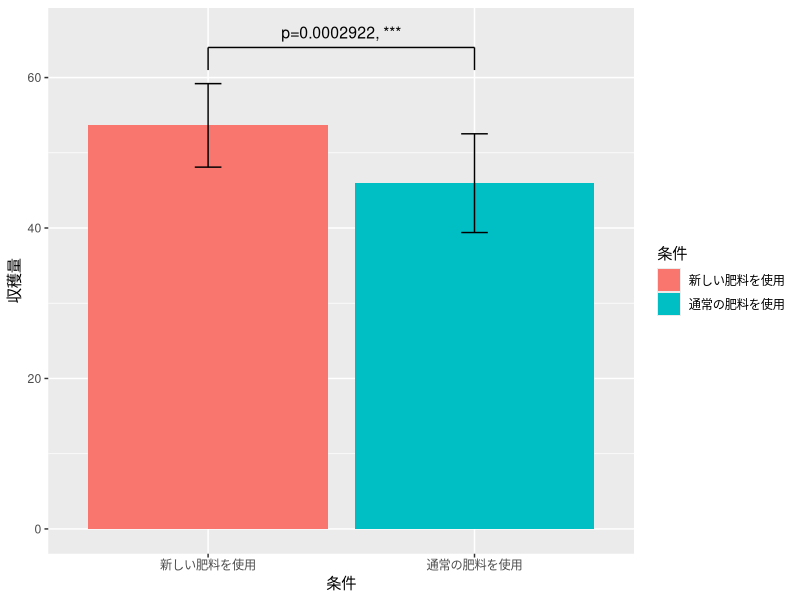
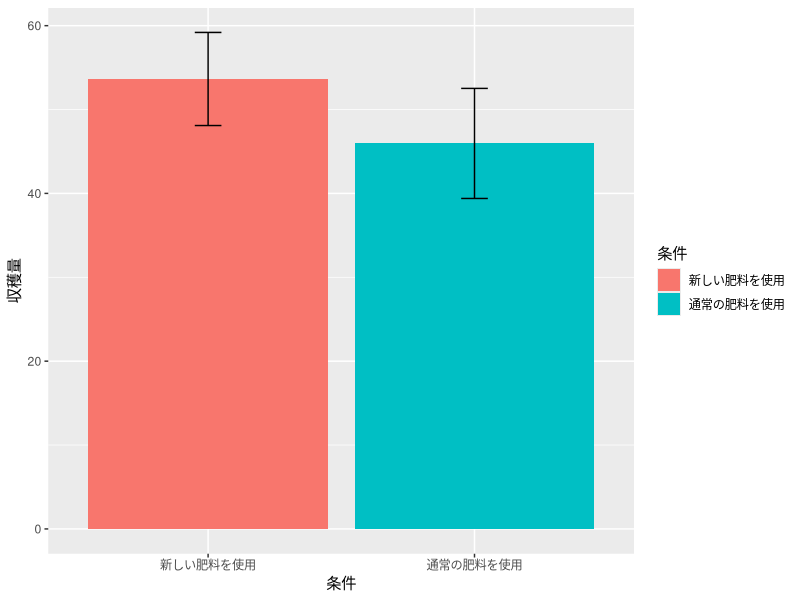
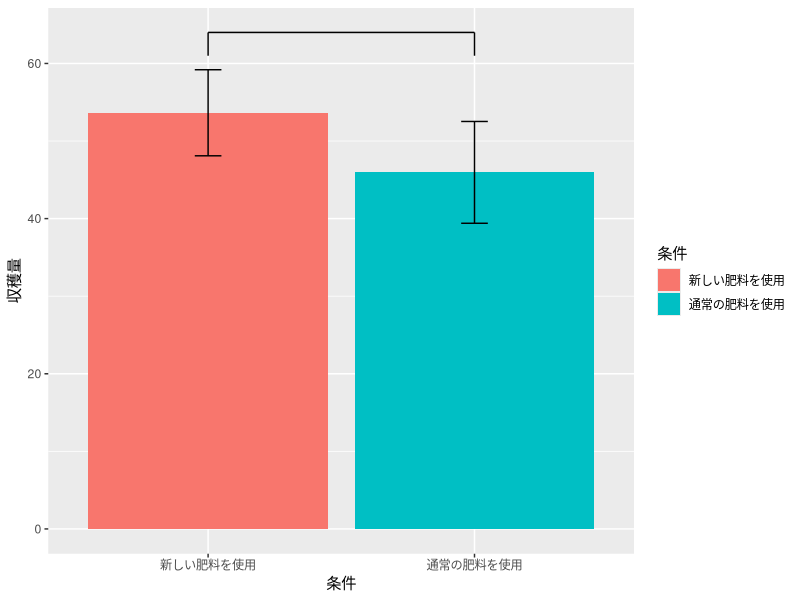
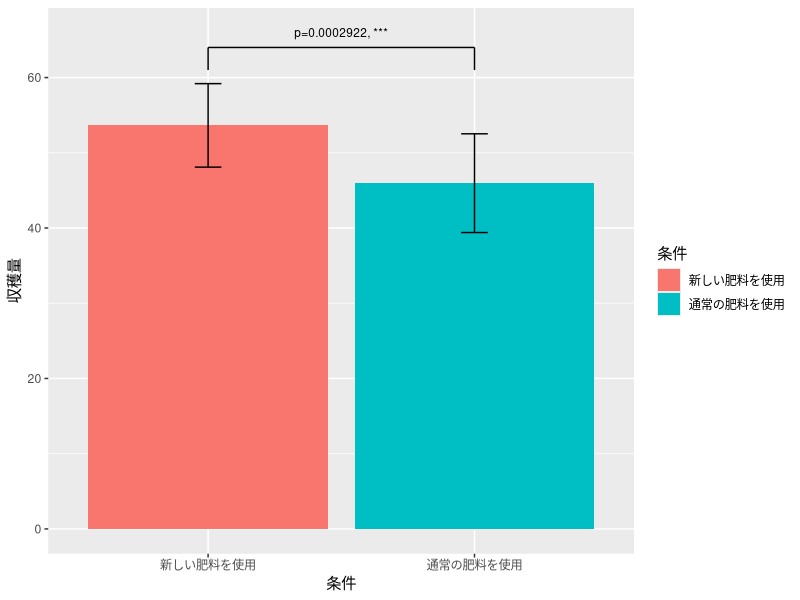
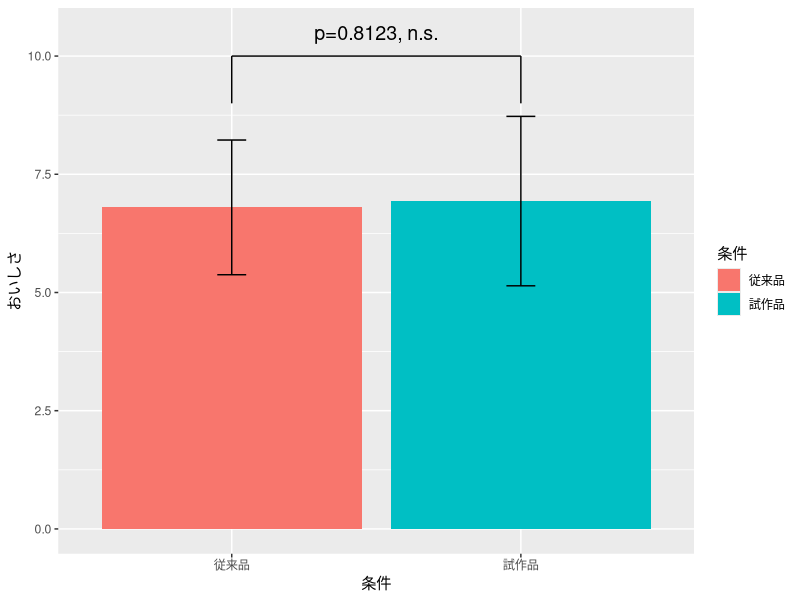

Generate these figures, in order, with R: (Note: this script raises an error after producing the figures.)
## ---- chunk 1
knitr::opts_chunk$set(echo = TRUE)
## ---- chunk 2
mydata_ttest <- read.csv( # データ読み込み オブジェクト名は自由につけてよい
# データは以下の設定ではpracticeというフォルダに入っているコトになっているが、
# 特にそうしたフォルダに入れていない場合には ./example_ttest.csv とすればよい。
  "./practice/example_ttest.csv", 
  header=T, 
  fileEncoding="UTF8"
)　

# もしデータの内容を確認したければ、
# 右上ペインのEvironmentのmydataをクリックするか、
# 以下のコマンドを実行。
# view(mydata)

t.test(mydata_ttest$新しい肥料を使用, mydata_ttest$通常の肥料を使用)

## ---- chunk 3
mydata_ttest_paired <- read.csv(
  "./practice/example_ttest_paired.csv", 
  header=T, 
  fileEncoding="UTF8"
) # データ読み込み
# もしデータの内容を確認したければ、右上ペインのEvironmentのmydataをクリックするか、以下のコマンドを実行。
# view(mydata)

t.test(mydata_ttest_paired$従来品, mydata_ttest_paired$試作品, paired=TRUE)

## ---- chunk 4
library(tidyverse) # pivot_longer関数を使うにはtidyverseを読み込む必要がある

# ロング形式のデータを作成
long_data <- pivot_longer(
  mydata_ttest,
  cols=colnames(mydata_ttest),
  names_to = "肥料",
  values_to= "収穫量" #測定変数に与える列名
)

# 肥料列を要因型に変換
long_data$肥料 <- as.factor(long_data$肥料)

# 内容確認
summary(long_data)

#t検定
t.test(収穫量~肥料, long_data)
## ---- chunk 5
# 平均値の算出
平均<-aggregate(収穫量~肥料, long_data, mean)
# 標準偏差の算出
標準偏差<-aggregate(収穫量~肥料, long_data, sd)

#データフレームの作成
mydf <- data.frame(
  条件=平均$肥料,
  収穫量=平均$収穫量,
  標準偏差=標準偏差$収穫量
)

# ggplotで棒グラフを表示
g<- ggplot(data=mydf)+ 
  geom_bar(aes(x=条件, y=収穫量, fill=条件), stat="identity")+
  geom_errorbar(aes(x=条件, ymin=収穫量-標準偏差, ymax=収穫量+標準偏差, width=0.1))+
  annotate("segment",x=1, xend=1, y=61, yend=64)+
  annotate("segment",x=1, xend=2, y=64, yend=64)+
  annotate("segment",x=2, xend=2, y=61, yend=64)+
  annotate("text",x=1.5, y=66, label="p=0.0002922, ***", size=4)
plot(g)
## ---- chunk 6
## ロング形式のデータを作成
long_data <- pivot_longer(
  mydata_ttest_paired,
  cols=colnames(mydata_ttest_paired),
  names_to = "食パン",
  values_to= "評価" #測定変数に与える列名
)

# 確認
long_data$食パン <- as.factor(long_data$食パン)
summary(long_data)
 
# ロングデータからの食パンごとのデータを取り出し
data1 <- filter(long_data, 食パン=="従来品")
data2 <- filter(long_data, 食パン=="試作品")


# t検定
t.test(data1$評価, data2$評価, paired=TRUE)


## ---- chunk 7
library(ggplot2) # ggplotを使うためにはまずこのライブライを読み込んでおく必要がある

#まずは両群の平均と標準偏差を算出する。
mymean_new <- mean(mydata_ttest$新しい肥料を使用)
mymean_old <- mean(mydata_ttest$通常の肥料を使用)
mysd_new <- sd(mydata_ttest$新しい肥料を使用)
mysd_old <- sd(mydata_ttest$通常の肥料を使用)

mydf <- data.frame(
  条件=c("新しい肥料を使用", "通常の肥料を使用"),
  収穫量=c(mymean_new, mymean_old),
  標準偏差=c(mysd_new, mysd_old)
)

# ggplotで棒グラフを表示　
g <- ggplot(data=mydf)+ 
  geom_bar(aes(x=条件, y=収穫量, fill=条件), stat="identity")+
  geom_errorbar(aes(x=条件, ymin=収穫量-標準偏差, ymax=収穫量+標準偏差, width=0.1))
plot(g)
## ---- chunk 8
#エラーバーの上に実線を引く
g <- g + 
  annotate("segment",x=1, xend=1, y=61, yend=64)+
  annotate("segment",x=1, xend=2, y=64, yend=64)+
  annotate("segment",x=2, xend=2, y=61, yend=64)

plot(g)
## ---- chunk 9
# 各傘の上に
g <- g+annotate("text",x=1.5, y=66, label="p=0.0002922, ***", size=3)
plot(g)
## ---- chunk 10
#まずは両群の平均と標準偏差を算出する。
mymean_new <- mean(mydata_ttest_paired$試作品)
mymean_old <- mean(mydata_ttest_paired$従来品)
mysd_new <- sd(mydata_ttest_paired$試作品)
mysd_old <- sd(mydata_ttest_paired$従来品)

# データフレームの作成
mydf <- data.frame(
  条件=c("試作品", "従来品"),
  おいしさ=c(mymean_new, mymean_old),
  標準偏差=c(mysd_new, mysd_old)
)

# ggplotで棒グラフを表示
g<- ggplot(data=mydf)+ 
  geom_bar(aes(x=条件, y=おいしさ, fill=条件), stat="identity")+
  geom_errorbar(aes(x=条件, ymin=おいしさ-標準偏差, ymax=おいしさ+標準偏差, width=0.1))+
  annotate("segment",x=1, xend=1, y=9, yend=10)+
  annotate("segment",x=1, xend=2, y=10, yend=10)+
  annotate("segment",x=2, xend=2, y=9, yend=10)+
  annotate("text",x=1.5, y=10.5, label="p=0.8123, n.s.", size=5)
plot(g)

## ---- chunk 11
#./practice/example_vartest.csvの作成
set.seed(42)
num_samples <- 20
before_change <- round(rnorm(num_samples, mean = 100, sd = 5),2)
after_change <- round(rnorm(num_samples, mean = 100, sd = 10),2)
data <- tibble(
  工程変更前 = before_change,
  工程変更後 = after_change
)

write_csv(data, "./practice/example_vartest.csv")
## ---- chunk 12
mydata_vartest <- read.csv(
  "./practice/example_vartest.csv", 
  header=T, 
  fileEncoding="UTF8"
) # データ読み込み

var.test(mydata_vartest$工程変更前, mydata_vartest$工程変更後)

## ---- chunk 13
#ワイド形式からロング形式に変換
long_data_vartest <- pivot_longer(
  mydata_vartest,
  cols=colnames(mydata_vartest)[],
  names_to = "工程",
  values_to= "重量" #測定変数に与える列名
) 

# 工程を要因型（要因型）に変換
long_data_vartest$工程 <- as.factor(long_data_vartest$工程)

# F検定の実施
var.test(重量~工程, long_data_vartest)
## ---- chunk 14
#./practice/example_chisq.csvの作成
set.seed(42)
num_samples <- 100
性別 <- rbinom(num_samples, 1, 0.5)
合否 <- rbinom(num_samples, 1, 0.4)
data <- tibble(
  性別 = 性別,
  合否 = 合否,
)
write_csv(data, "./practice/example_chisq.csv")

## ---- chunk 15
mydata_chisq <- read.csv(
  "./practice/example_chisq.csv", 
  header=T, 
  fileEncoding="UTF8"
) # データ読み込み

mydata_chisq$合否 <- as.factor(mydata_chisq$合否)
mydata_chisq$性別 <- as.factor(mydata_chisq$性別)
summary(mydata_chisq)

#クロス集計表の作成 
# クロス集計表にはtable()関数を用いる.引数には行，列に割り振りたい要因を与える．
# 以下のように引数に名前を与えることもできる．
cross_table <- table("性別"=mydata_chisq$性別, "合否"=mydata_chisq$合否)
cross_table

#カイ二乗検定
chisq.test(cross_table)
## ---- chunk 16
#./practice/example_fisher.csv
set.seed(2)
num_samples <- 50
珈琲 <- c(rep(1,35),rep(0,15))
甘味 <- c(rbinom(35, 1, 0.6),rbinom(15, 1, 0.1))
data <- tibble(
  珈琲 = 珈琲,
  甘味 = 甘味,
)
write_csv(data, "./practice/example_fisher.csv")

## ---- chunk 17
mydata_fisher <- read.csv(
  "./practice/example_fisher.csv", 
  header=T, 
  fileEncoding="UTF8"
) # データ読み込み

mydata_fisher$珈琲 <- as.factor(mydata_fisher$珈琲)
mydata_fisher$甘味 <- as.factor(mydata_fisher$甘味)
summary(mydata_fisher)

#クロス集計表の作成
cross_table <- table("珈琲"=mydata_fisher$珈琲, "甘味"=mydata_fisher$甘味)
cross_table

#Fisherの正確確率検定
fisher.test(cross_table)
## ---- chunk 18
mydata_chisq <- read.csv(
  "./practice/example_chisq.csv", 
  header=T, 
  fileEncoding="UTF8"
) # データ読み込み

mydata_chisq$合否 <- as.factor(mydata_chisq$合否)
mydata_chisq$性別 <- as.factor(mydata_chisq$性別)
summary(mydata_chisq)

#男性0の合格1の数
# sum関数は条件に合うデータの数を返す関数
mx<-sum(mydata_chisq$性別==0 & mydata_chisq$合否==1)
# 他のも以下の書き方をしてもよい．
# d_m_s<- filter(mydata_chisq, 性別==0 & 合否==1) 
# mx<- nrow(d_m_s)

#男性0の総数
mn<-sum(mydata_chisq$性別==0)
# d_m<- filter(mydata_chisq, 性別==0)
# mn<- nrow(d_m)


#女性1の合格1の数
fx<-sum(mydata_chisq$性別==1 & mydata_chisq$合否==1)
#女性1の総数
fn<-sum(mydata_chisq$性別==1)
## ---- chunk 19
# それぞれの成功数と試行数をベクトルにする わかりやすさのため名前付きベクトルにしておく
success <- c(男性合格者=mx, 女性合格者=fx) 
total <- c(男性受験者=mn, 女性受験者=fn)
# 確認のためそれぞれの合格率を算出
print(success/total)

prop.test(success,total)
## ---- chunk 20
#./practice/example_multcomp.csvの作成
set.seed(34)
num_samples <- 62
Date <- seq.Date(from = as.Date("2024-07-01"), by = "day", length.out = num_samples)
A <- round(rnorm(num_samples, mean = 0.08, sd = 0.02),4)
B <- round(rnorm(num_samples, mean = 0.05, sd = 0.003),4)
C <- round(rnorm(num_samples, mean = 0.06, sd = 0.004),4)

data <- tibble(
  Date = Date,
  A = A,
  B = B,
  C = C
)
write_csv(data, "./practice/example_multcomp.csv")

## ---- chunk 21
mydata_multcomp <- read.csv(
  "./practice/example_multcomp.csv", 
  header=T, 
  fileEncoding="UTF8"
) # データ読み込み

# データの確認
head(mydata_multcomp)

# AとBの比較
res_A_B<-t.test(mydata_multcomp$A, mydata_multcomp$B)
print(res_A_B)

# BとCの比較
res_B_C<-t.test(mydata_multcomp$B, mydata_multcomp$C)
print(res_B_C)

# CとAの比較
res_C_A<-t.test(mydata_multcomp$C, mydata_multcomp$A)
print(res_C_A)

# 各P値をベクトルにまとめる．
# それぞれのP値は$p.valueで取得できる
# わかりやすさのため，名前付きベクトルにしている．
P_values <- c(
  AとB=res_A_B$p.value, 
  BとC=res_B_C$p.value, 
  CとA=res_C_A$p.value
  )

print(P_values)

# 多重比較のP値の補正
p.adjust(P_values, method="bonferroni")


## ---- chunk 22
#./practice/example_multcomp_var.csvの作成
set.seed(42)
num_samples <- 20
工程A <- rnorm(num_samples, mean = 100, sd = 5)
工程B <- rnorm(num_samples, mean = 110, sd = 5)
工程C <- rnorm(num_samples, mean = 105, sd = 5)

data <- tibble(
  工程A = 工程A,
  工程B = 工程B,
  工程C = 工程C
)
write_csv(data, "./practice/example_multcomp_var.csv")
## ---- chunk 23
mydata_multcomp_var <- read.csv(
  "./practice/example_multcomp_var.csv",
  header=T,
  fileEncoding="UTF8"
) # データ読み込み

# データの確認
head(mydata_multcomp_var)

#分散の一対比較
res_AB <- var.test(mydata_multcomp_var$工程A, mydata_multcomp_var$工程B)
res_BC <- var.test(mydata_multcomp_var$工程B, mydata_multcomp_var$工程C)
res_CA <- var.test(mydata_multcomp_var$工程C, mydata_multcomp_var$工程A)

#P値をベクトルにまとめる
P_values_var <- c(
  AとB=res_AB$p.value, 
  BとC=res_BC$p.value, 
  CとA=res_CA$p.value
)
print(P_values_var) #P値の確認

#P値の補正
p.adjust(P_values_var, method = "holm")

# 参考：補正前のP値
p.adjust(P_values_var, method = "none")
## ---- chunk 24
#./practice/example_multcomp_prop.csvの作成
set.seed(42)
num_samples <- 1000
工程A <- rbinom(num_samples, 1, 0.05)
工程B <- rbinom(num_samples, 1, 0.1)
工程C <- rbinom(num_samples, 1, 0.12)

工程A <- recode(工程A, `0`="良", `1`="不良")
工程B <- recode(工程B, `0`="良", `1`="不良")
工程C <- recode(工程C, `0`="良", `1`="不良")

data <- tibble(
  工程A = 工程A,
  工程B = 工程B,
  工程C = 工程C
)

write_csv(data, "./practice/example_multcomp_prop.csv")
## ---- chunk 25
mydata_multcomp_prop <- read.csv(
  "./practice/example_multcomp_prop.csv",
  header=T,
  fileEncoding="UTF8"
) # データ読み込み

# データの確認
mydata_multcomp_prop$工程A <- as.factor(mydata_multcomp_prop$工程A)
mydata_multcomp_prop$工程B <- as.factor(mydata_multcomp_prop$工程B)
mydata_multcomp_prop$工程C <- as.factor(mydata_multcomp_prop$工程C)
head(mydata_multcomp_prop)

#各工程の不良品数の取得
N_A_bad <- sum(mydata_multcomp_prop$工程A=="不良")
# 他にも以下のような書き方もある．
# その1
# res_A <- table(mydata_multcomp_prop$工程A)
# A_bad <- res_A["不良"]
# その2
# A_bad <- filter(mydata_multcomp_prop, 工程A=="不良")
# N_A <- nrow(A_bad)

N_B_bad <- sum(mydata_multcomp_prop$工程B=="不良")
N_C_bad <- sum(mydata_multcomp_prop$工程C=="不良")

#各工程の総数の取得 今回の場合最初から
#それぞれ1000件であることはわかっているが
#Rのコードで取得する
# 与えているのがベクトルデータなのでnrowではなくlegnth関数をつかう
N_A <- length(mydata_multcomp_prop$工程A)
N_B <- length(mydata_multcomp_prop$工程B)
N_C <- length(mydata_multcomp_prop$工程C)

#比率の検定
res_AB <- prop.test(c(N_A_bad, N_B_bad), c(N_A, N_B))
res_BC <- prop.test(c(N_B_bad, N_C_bad), c(N_B, N_C))
res_CA <- prop.test(c(N_C_bad, N_A_bad), c(N_C, N_A))

#P値をベクトルにまとめる
P_values_prop <- c(
  AとB=res_AB$p.value, 
  BとC=res_BC$p.value, 
  CとA=res_CA$p.value
)
print(P_values_prop) #P値の確認

#P値の多重比較のための補正
p.adjust(P_values_prop, method = "holm")
## ---- chunk 26
mydata_multcomp <- read.csv(
  "./practice/example_multcomp.csv", 
  header=T, 
  fileEncoding="UTF8"
) # データ読み込み

#ワイド形式からロング形式に変換
mydata_multcomp_long <- pivot_longer(
  mydata_multcomp,
  cols=colnames(mydata_multcomp)[2:4],
  names_to = "広告",
  values_to= "クリック率" #測定変数に与える列名
)

#平均と標準偏差の確認
aggregate(クリック率~広告, data=mydata_multcomp_long, FUN=mean)
aggregate(クリック率~広告, data=mydata_multcomp_long, FUN=sd)

#多重比較の実施
pairwise.t.test(mydata_multcomp_long$クリック率, mydata_multcomp_long$広告)
